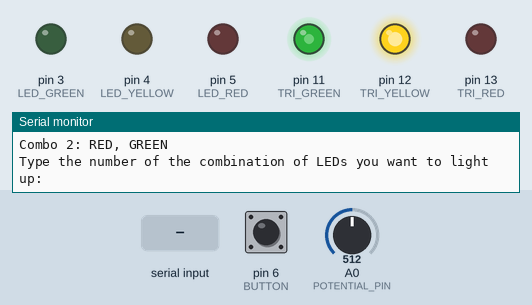
This sketch was run on a simulated Arduino Uno, built with avr-gcc and run on an emulated ATmega328P. On the bench: output pins drawn as LEDs (lit = HIGH), the last lines printed to the serial monitor. The inputs (shaded band) are chosen by the test bench; at power-on: A0 (POTENTIAL_PIN) = 512, pin 6 (BUTTON) LOW.

Above: at 1.2 s.
1.3 s: "1\n" received over Serial
At 2.7 s:
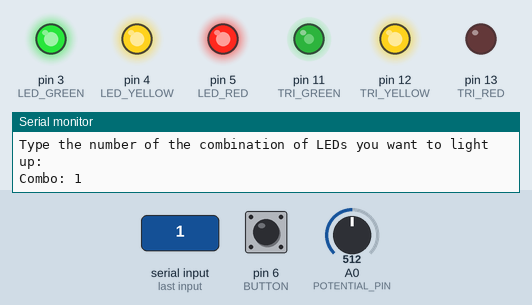
4.3 s: A0 (POTENTIAL_PIN) set to 331
At 5.7 s:
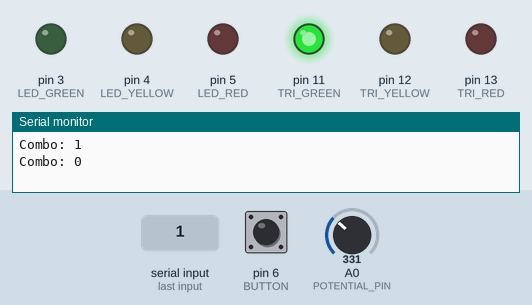
6.8 s: "2\n" received over Serial
At 8.0 s:
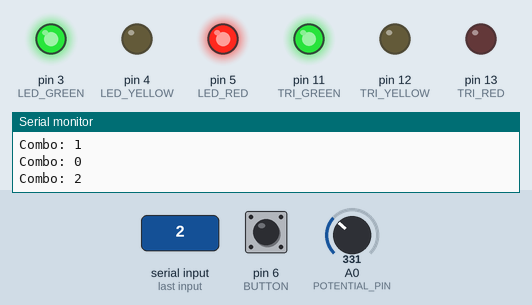
9.8 s: A0 (POTENTIAL_PIN) set to 511
At 11.1 s:
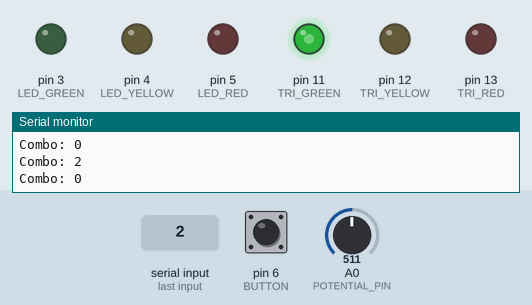
12.3 s: "1,90\n" received over Serial
At 13.4 s:
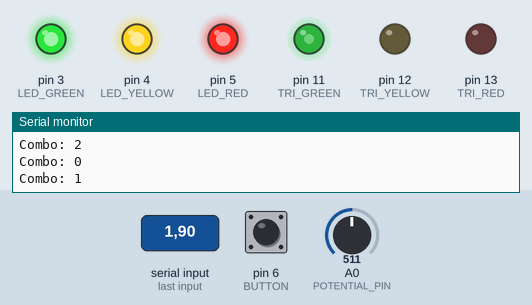
15.3 s: pin 6 (BUTTON) pulled HIGH for 3.2 s
Timing chart, 0 to 22.5 s (numbered marks = the images above; inputs shaded):
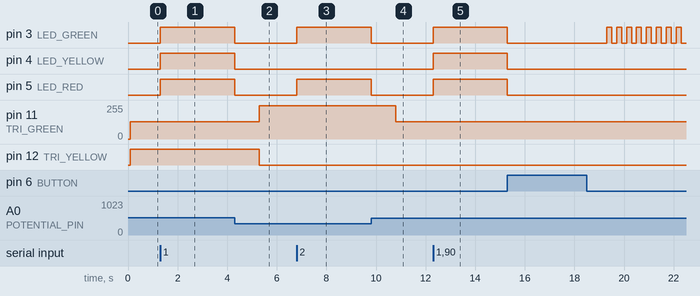

The sketch:

lightshow.ino
```cpp
#define TRI_RED 13
#define TRI_YELLOW 12
#define TRI_GREEN 11
#define BUTTON 6
#define LED_RED 5
#define LED_YELLOW 4
#define LED_GREEN 3
#define POTENTIAL_PIN A0


// Variable to store the values read by the potentiometer and send to the pins
int potVal = 0;
int redVal = 0;
int grnVal = 0;
int yelVal = 0;

void setup() {


  Serial.begin(9600);
  Serial.setTimeout(10);

  // Setting the components as input/output
  pinMode(LED_RED, OUTPUT);
  pinMode(LED_YELLOW, OUTPUT);
  pinMode(LED_GREEN, OUTPUT);
  pinMode(BUTTON, INPUT);
  pinMode(POTENTIAL_PIN, INPUT);
  pinMode(TRI_RED, OUTPUT);
  pinMode(TRI_GREEN, OUTPUT);
  pinMode(TRI_YELLOW, OUTPUT);

  // Showing the user possible combinations of LED they can light up and asking them to input a choice
  Serial.println("Here are combinations of LEDs:");
  Serial.println("Combo 1: RED, GREEN, YELLOW");
  Serial.println("Combo 2: RED, GREEN");
  Serial.println("Type the number of the combination of LEDs you want to light up: ");
}


void loop() {

  // Defining a variable to store the user input (combo number)
  int ledCombo = 0;

  // Prints the user input if a number is typed
  if (Serial.available() > 0) {
    ledCombo = Serial.parseInt();
    Serial.print("Combo: ");
    Serial.println(ledCombo);
  }

  if (ledCombo == 1) {  // If the user chooses combo 1, all three LEDs will light up for 3 seconds
    digitalWrite(LED_RED, HIGH);
    digitalWrite(LED_GREEN, HIGH);
    digitalWrite(LED_YELLOW, HIGH);
    delay(3000);
    digitalWrite(LED_RED, LOW);
    digitalWrite(LED_GREEN, LOW);
    digitalWrite(LED_YELLOW, LOW);
    delay(1000);
  } else if (ledCombo == 2) {  // If the user chooses combo 2, only the red and the green LEDs will light up for 3 seconds
    digitalWrite(LED_RED, HIGH);
    digitalWrite(LED_GREEN, HIGH);
    delay(3000);
    digitalWrite(LED_RED, LOW);
    digitalWrite(LED_GREEN, LOW);
    delay(1000);
  }

  // Defining a variable to store the users input (how many times they want the a LED to flash)
  int flashNumber = 0;

  if (digitalRead(BUTTON) == 1) {  // If button is pressed and held, the user is asked to input how many times they want the green LED to flash
    Serial.println("How many times do you want the green LED to flash?");
    delay(3000);
    if (Serial.available() > 0) {
      flashNumber = Serial.parseInt();
      Serial.println("Number of green flashes: ");
      Serial.println(flashNumber);  // Prints the user's input number
      for (int i = 0; i < flashNumber; i++) {
        digitalWrite(LED_GREEN, HIGH);  // The green LED flashes for 0.2 seconds each time
        delay(200);
        digitalWrite(LED_GREEN, LOW);
        delay(200);
      }
    }
  }

  {
    potVal = analogRead(POTENTIAL_PIN);  // read the potentiometer value at the input pin

    if (potVal < 341)  // Lowest third of the potentiometer's range (0-340)
    {
      potVal = (potVal * 3) / 4;  // Normalize to 0-255

      redVal = 256 - potVal;  // Red from full to off
      grnVal = potVal;        // Green from off to full
      yelVal = 1;             // Yellow off
    } else if (potVal < 682)  // Middle third of potentiometer's range (341-681)
    {
      potVal = ((potVal - 341) * 3) / 4;  // Normalize to 0-255

      redVal = 1;             // Red off
      grnVal = 256 - potVal;  // Green from full to off
      yelVal = potVal;        // Yellow from off to full
    } else                    // Upper third of potentiometer"s range (682-1023)
    {
      potVal = ((potVal - 683) * 3) / 4;  // Normalize to 0-255

      redVal = potVal;        // Red from off to full
      grnVal = 1;             // Green off
      yelVal = 256 - potVal;  // Yellow from full to off
    }

    analogWrite(TRI_RED, redVal);  // Write values to LED pins
    analogWrite(TRI_GREEN, grnVal);
    analogWrite(TRI_YELLOW, yelVal);
  }

}
```

Measured:
- after the input at 1.3 s, pin 3 (LED_GREEN), pin 4 (LED_YELLOW), pin 5 (LED_RED): LOW → HIGH at once
- after the input at 4.3 s, pin 11 (TRI_GREEN): 128/255 → 248/255 after 1.0 s; pin 12 (TRI_YELLOW): HIGH → LOW after 1.0 s
- after the input at 6.8 s, pin 3 (LED_GREEN), pin 5 (LED_RED): LOW → HIGH at once
- after the input at 9.8 s, pin 11 (TRI_GREEN): 248/255 → 129/255 after 1.0 s
- after the input at 12.3 s, pin 3 (LED_GREEN), pin 4 (LED_YELLOW), pin 5 (LED_RED): LOW → HIGH at once
